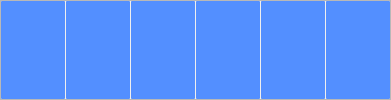
     <widget class="QFrame" name="frame">
      <property name="sizePolicy">
       <sizepolicy hsizetype="Preferred" vsizetype="Preferred">
        <horstretch>0</horstretch>
        <verstretch>0</verstretch>
       </sizepolicy>
      </property>
      <property name="minimumSize">
       <size>
        <width>90</width>
        <height>70</height>
       </size>
      </property>
      <property name="sizeIncrement">
       <size>
        <width>0</width>
        <height>0</height>
       </size>
      </property>
      <property name="baseSize">
       <size>
        <width>0</width>
        <height>0</height>
       </size>
      </property>
      <property name="font">
       <font>
        <underline>false</underline>
        <stylestrategy>PreferDefault</stylestrategy>
       </font>
      </property>
      <property name="styleSheet">
       <string notr="true">QPushButton{
	text-align:center;
	color:#fff;
	border:0px;
	border-radius:1px;
	font-size:20px;
	cursor: pointer;
	background-color:#538fff;
padding:2px 5px;
}
QPushButton:hover{
background-color:#3668ff;
border-left:5px solid red;
color:white;
	font: 20pt &quot;Impact&quot;;
}</string>
      </property>
      <property name="frameShape">
       <enum>QFrame::StyledPanel</enum>
      </property>
      <property name="frameShadow">
       <enum>QFrame::Raised</enum>
      </property>
      <property name="lineWidth">
       <number>1</number>
      </property>
      <layout class="QHBoxLayout" name="horizontalLayout" stretch="0,0,0,0,0,0">
       <property name="spacing">
        <number>1</number>
       </property>
       <property name="sizeConstraint">
        <enum>QLayout::SetDefaultConstraint</enum>
       </property>
       <property name="leftMargin">
        <number>0</number>
       </property>
       <property name="topMargin">
        <number>0</number>
       </property>
       <property name="rightMargin">
        <number>0</number>
       </property>
       <property name="bottomMargin">
        <number>0</number>
       </property>
       <item>
        <widget class="QPushButton" name="client">
         <property name="sizePolicy">
          <sizepolicy hsizetype="Minimum" vsizetype="Minimum">
           <horstretch>0</horstretch>
           <verstretch>0</verstretch>
          </sizepolicy>
         </property>
         <property name="styleSheet">
          <string notr="true"/>
         </property>
         <property name="text">
          <string/>
         </property>
         <property name="icon">
          <iconset>
           <normaloff>:/Icons/Clientes.png</normaloff>:/Icons/Clientes.png</iconset>
         </property>
         <property name="iconSize">
          <size>
           <width>80</width>
           <height>80</height>
          </size>
         </property>
        </widget>
       </item>
       <item>
        <widget class="QPushButton" name="provider">
         <property name="sizePolicy">
          <sizepolicy hsizetype="Minimum" vsizetype="Minimum">
           <horstretch>0</horstretch>
           <verstretch>0</verstretch>
          </sizepolicy>
         </property>
         <property name="icon">
          <iconset>
           <normaloff>:/Icons/Fornecedor.png</normaloff>:/Icons/Fornecedor.png</iconset>
         </property>
         <property name="iconSize">
          <size>
           <width>80</width>
           <height>80</height>
          </size>
         </property>
        </widget>
       </item>
       <item>
        <widget class="QPushButton" name="task">
         <property name="sizePolicy">
          <sizepolicy hsizetype="Minimum" vsizetype="Minimum">
           <horstretch>0</horstretch>
           <verstretch>0</verstretch>
          </sizepolicy>
         </property>
         <property name="text">
          <string/>
         </property>
         <property name="icon">
          <iconset>
           <normaloff>:/Icons/agenda.png</normaloff>:/Icons/agenda.png</iconset>
         </property>
         <property name="iconSize">
          <size>
           <width>80</width>
           <height>80</height>
          </size>
         </property>
        </widget>
       </item>
       <item>
        <widget class="QPushButton" name="cashier_2">
         <property name="sizePolicy">
          <sizepolicy hsizetype="Minimum" vsizetype="Minimum">
           <horstretch>0</horstretch>
           <verstretch>0</verstretch>
          </sizepolicy>
         </property>
         <property name="text">
          <string/>
         </property>
         <property name="icon">
          <iconset>
           <normaloff>:/Icons/Caixa.png</normaloff>:/Icons/Caixa.png</iconset>
         </property>
         <property name="iconSize">
          <size>
           <width>80</width>
           <height>80</height>
          </size>
         </property>
        </widget>
       </item>
       <item>
        <widget class="QPushButton" name="product">
         <property name="sizePolicy">
          <sizepolicy hsizetype="Minimum" vsizetype="Minimum">
           <horstretch>0</horstretch>
           <verstretch>0</verstretch>
          </sizepolicy>
         </property>
         <property name="text">
          <string/>
         </property>
         <property name="icon">
          <iconset>
           <normaloff>:/Icons/Produtos.png</normaloff>:/Icons/Produtos.png</iconset>
         </property>
         <property name="iconSize">
          <size>
           <width>80</width>
           <height>80</height>
          </size>
         </property>
        </widget>
       </item>
       <item>
        <widget class="QPushButton" name="os_2">
         <property name="sizePolicy">
          <sizepolicy hsizetype="Minimum" vsizetype="Minimum">
           <horstretch>0</horstretch>
           <verstretch>0</verstretch>
          </sizepolicy>
         </property>
         <property name="icon">
          <iconset>
           <normaloff>:/Icons/Menu_os.png.png</normaloff>:/Icons/Menu_os.png.png</iconset>
         </property>
         <property name="iconSize">
          <size>
           <width>80</width>
           <height>80</height>
          </size>
         </property>
        </widget>
       </item>
      </layout>
     </widget>
